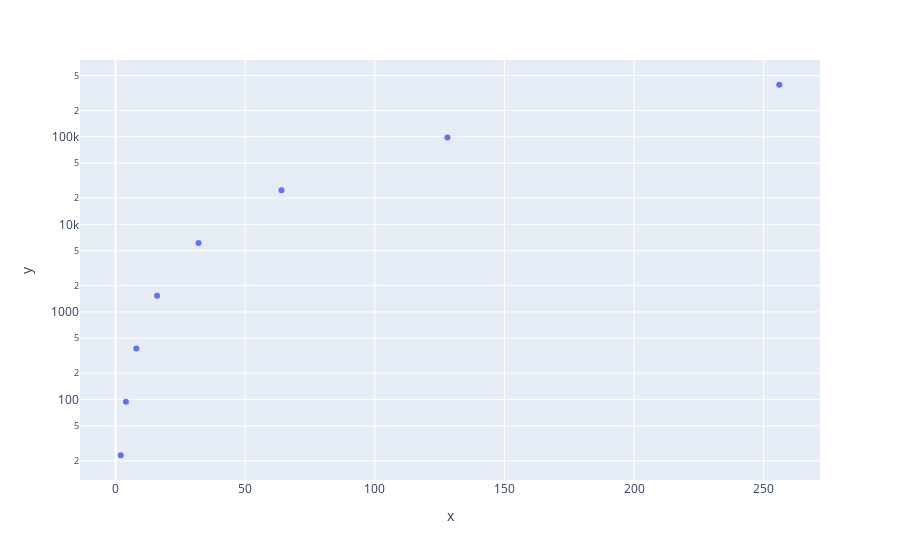

The notebook cell saved with this chart:
### Code cell
import plotly.express as px

fig = px.scatter( x=[2,4,8,16,32,64,128,256], y=[np.mean(data[i]["depth"]) for i in [2,4,8,16,32,64,128,256]],log_y=True)
fig.show()

### Figure 1 — Plotly figure (JSON) as saved in the notebook; plotly's stock layout.template omitted (floating-point values rounded to 4 significant figures)
{"data": [{"hovertemplate": "x=%{x}<br>y=%{y}<extra></extra>", "legendgroup": "", "marker": {"color": "#636efa", "symbol": "circle"}, "mode": "markers", "name": "", "orientation": "v", "showlegend": false, "type": "scatter", "x": [2, 4, 8, 16, 32, 64, 128, 256], "xaxis": "x", "y": [23.13, 94.63, 381.9, 1534.0, 6138.0, 24510.0, 98020.0, 392200.0], "yaxis": "y"}], "layout": {"legend": {"tracegroupgap": 0}, "margin": {"t": 60}, "xaxis": {"anchor": "y", "domain": [0, 1], "title": {"text": "x"}}, "yaxis": {"anchor": "x", "domain": [0, 1], "title": {"text": "y"}, "type": "log"}}}
